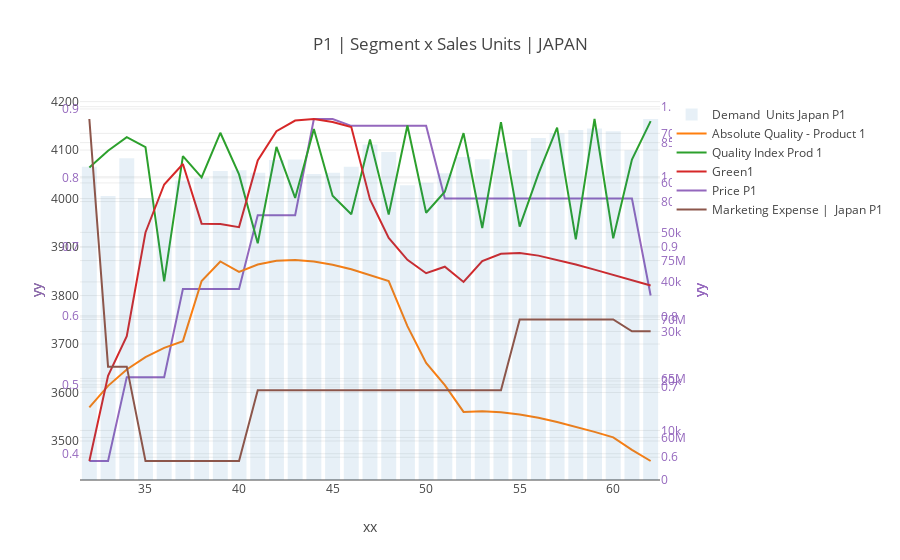
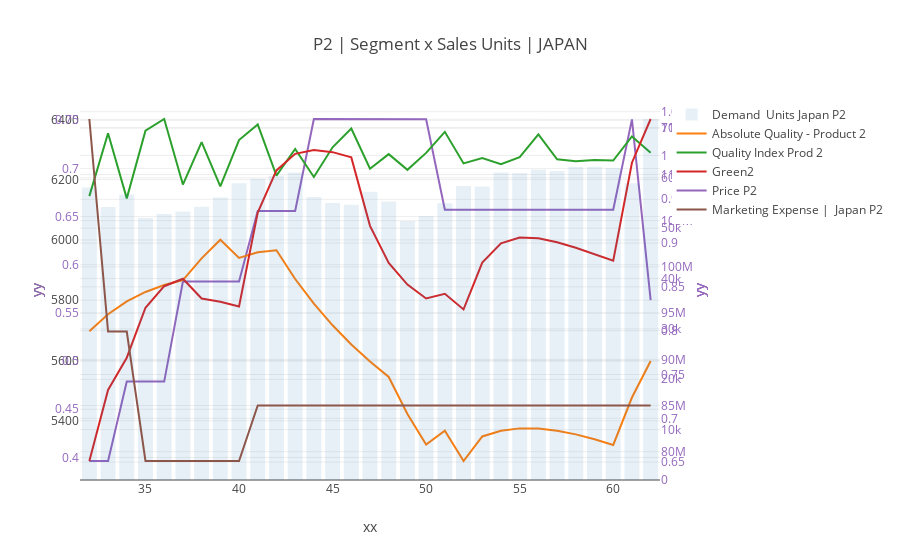
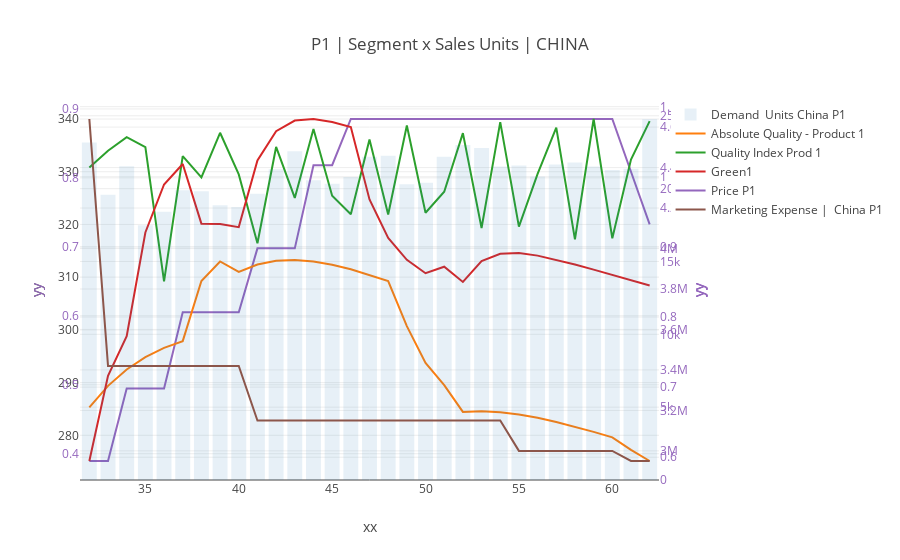
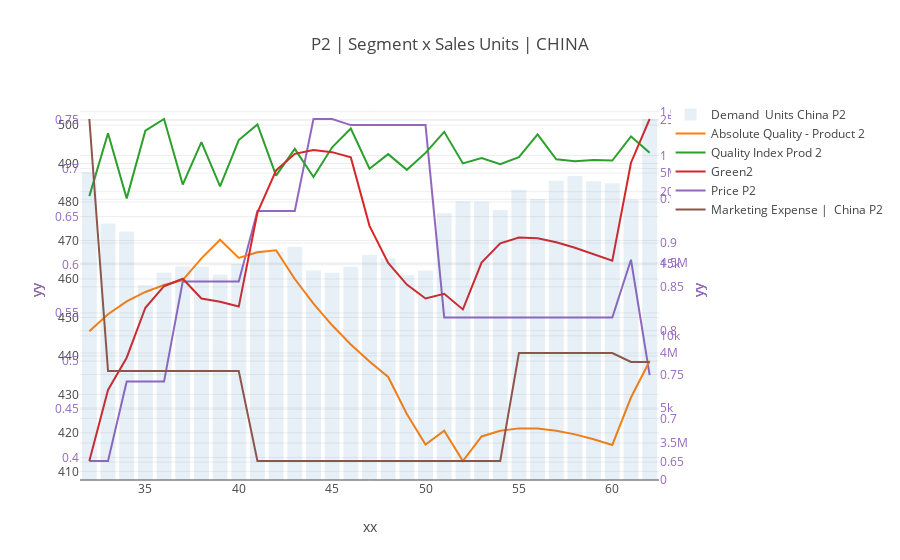

Notebook cell for these charts, in order:
### Markdown cell above
One reliable method of predicting future sales and customer preferences is to analyze historical data carefully.  As a rule, consumer preferences and macroeconomic data that were true when the historical data was collected, remain true going forward and, in general, will not change.  Therefore, time devoted to “mining past data” is time well spent.  <br /><br />
Trends in Consumer Preferences
Customers base their purchasing decisions on the following factors:
	Relative Price
	Marketing budget
	Relative Quality
	Absolute Quality
	Green Level 
	Availability
	History
	Company Image

### Code cell
import re

# Our History

# asd



########################################
# df_public_companies.xs(attr, level=1).values
for country in ['JAPAN', 'CHINA', 'U.S.', 'U.K.', 'GERMAN', 'MEXICO']:
    for prod in ['1', '2']:

        #price data is in this table
        pt = df_public_countries.pivot_table(index='period', columns='Attribute', values=country)

        #.title()#convert to init caps
        d=[]
        d.append(Bar(
            x=pt.index.values, 
            y=df_private.xs(re.sub('[.]', '', 'Demand  Units '+country.title()+' P'+prod), level=1).values.flatten(),
            name='Demand  Units '+country.title()+' P'+prod,
            yaxis='y4',
            opacity=0.1))
        d.append(Scatter(
            x=df_private.index.levels[0].values, 
            y=df_private.xs('Absolute Quality - Product '+prod, level=1).values.flatten(),
            name='Absolute Quality - Product '+prod,
            yaxis='y2'))
        d.append(Scatter(
            x=df_private.index.levels[0].values, 
            y=df_public_companies.xs('Quality Index Prod '+prod, level=1).values.flatten(),
            name='Quality Index Prod '+prod,
            yaxis='y2'))
        d.append(Scatter(
            x=df_private.index.levels[0].values, 
            y=df_private.xs('GreenP'+prod, level=1).values.flatten(),
            name='Green'+prod,
            yaxis='y3'))
        d.append(Scatter(
            x=df_private.index.levels[0].values, 
            y=pt["Price company 1 P"+prod].values,
            name='Price P'+prod,
            yaxis='y1'))
        d.append(Scatter(
            x=pt.index.values,
            y=pt["Marketing Expense P"+prod].values,
#             y=df_private.xs(re.sub('German', 'Germany', re.sub('[.]', '', 
#                                    'Mkt Exp '+country.title()+' P'+prod)), 
#                                     level=1).values.flatten(),
            name='Marketing Expense |  '+country.title()+' P'+prod,
            yaxis='y5'))
        
#         d.append(Scatter(
#             x=df_private.index.levels[0].values, 
#             y=df_private.xs('Research & Development', level=1).values.flatten(),
#             name='Research & Development',
#             yaxis='y1'))


# Demand  Units Japan P1
# Demand  Units Mexico P1
# Demand  Units China P1
# Demand  Units UK P1
# Demand  Units German P1
# Demand  Units US P1
#     'Mkt Exp China P1', 'Mkt Exp China P2',
#        'Mkt Exp Germany P1', 'Mkt Exp Germany P2', 'Mkt Exp Japan P1',
#        'Mkt Exp Japan P2', 'Mkt Exp Mexico P1', 'Mkt Exp Mexico P2',
#        'Mkt Exp UK P1', 'Mkt Exp UK P2', 'Mkt Exp US P1', 'Mkt Exp US P2',


#                     y=pt["Price company "+str(co)+" P"+prod].values,
            
        data = Data(d)


        layout=Layout(
                xaxis=dict(
                    title='xx'
                ),
                yaxis=dict(
                    title='yy'
                ),
                yaxis2=dict(
                    title='yy',
                    titlefont=dict(
                        color='rgb(148, 103, 189)'
                    ),
                    tickfont=dict(
                        color='rgb(148, 103, 189)'
                    ),
                    overlaying='y',
                    side='right'
                ),
                yaxis3=dict(
                    title='yy',
                    titlefont=dict(
                        color='rgb(148, 103, 189)'
                    ),
                    tickfont=dict(
                        color='rgb(148, 103, 189)'
                    ),
                    overlaying='y',
                    side='left'
                ),
                yaxis4=dict(
                    title='yy',
                    titlefont=dict(
                        color='rgb(148, 103, 189)'
                    ),
                    tickfont=dict(
                        color='rgb(148, 103, 189)'
                    ),
                    overlaying='y',
                    side='right'
                ),
                yaxis5=dict(
                    title='yy',
                    titlefont=dict(
                        color='rgb(148, 103, 189)'
                    ),
                    tickfont=dict(
                        color='rgb(148, 103, 189)'
                    ),
                    overlaying='y',
                    side='right'
                ),
                title= 'P'+prod+' | Segment x Sales Units | '+country)

        fig = Figure(data=data, layout=layout)
        iplot(fig)
# display(df_public_companies.xs('Cash and Securities', level=1).values[-1])
display(df_private.index.levels[1].values)
display(df_private.index.levels[0].values)
curp=df_public_companies.index.levels[0].values[-1]
# asd=df_public_companies.pivot_table(index='Attribute', columns='period')

### Figure 1 — Plotly figure (JSON) as saved in the notebook; plotly's stock layout.template omitted (floating-point values rounded to 4 significant figures; data arrays with more than 128 entries replaced by an {"elided": "..."} marker saying what was removed)
{"data": [{"name": "Demand  Units Japan P1", "opacity": 0.1, "type": "bar", "x": [32, 33, 34, 35, 36, 37, 38, 39, 40, 41, 42, 43, 44, 45, 46, 47, 48, 49, 50, 51, 52, 53, 54, 55, 56, 57, 58, 59, 60, 61, 62], "y": [63246, 57368, 64972, 56896, 56791, 60513, 61045, 62405, 62561, 62040, 64636, 64736, 61804, 62048, 63260, 67756, 66259, 59520, 60032, 61964, 65222, 64760, 66129, 66627, 69056, 70030, 70710, 70994, 70439, 66607, 72909], "yaxis": "y4"}, {"name": "Absolute Quality - Product 1", "type": "scatter", "x": [32, 33, 34, 35, 36, 37, 38, 39, 40, 41, 42, 43, 44, 45, 46, 47, 48, 49, 50, 51, 52, 53, 54, 55, 56, 57, 58, 59, 60, 61, 62], "y": [0.6712, 0.7018, 0.7251, 0.7428, 0.7559, 0.7655, 0.8512, 0.8792, 0.8643, 0.8748, 0.8801, 0.8813, 0.8792, 0.8746, 0.8682, 0.8603, 0.8513, 0.787, 0.7345, 0.7027, 0.6646, 0.6657, 0.6643, 0.661, 0.6562, 0.6503, 0.6435, 0.6362, 0.6283, 0.6105, 0.5946], "yaxis": "y2"}, {"name": "Quality Index Prod 1", "type": "scatter", "x": [32, 33, 34, 35, 36, 37, 38, 39, 40, 41, 42, 43, 44, 45, 46, 47, 48, 49, 50, 51, 52, 53, 54, 55, 56, 57, 58, 59, 60, 61, 62], "y": {"elided": "155 float values"}, "yaxis": "y2"}, {"name": "Green1", "type": "scatter", "x": [32, 33, 34, 35, 36, 37, 38, 39, 40, 41, 42, 43, 44, 45, 46, 47, 48, 49, 50, 51, 52, 53, 54, 55, 56, 57, 58, 59, 60, 61, 62], "y": [0.3895, 0.5129, 0.5705, 0.7208, 0.7904, 0.8201, 0.7336, 0.7332, 0.7286, 0.8254, 0.8677, 0.8831, 0.8854, 0.8812, 0.8738, 0.7687, 0.7128, 0.6812, 0.6617, 0.6712, 0.6491, 0.6792, 0.6899, 0.6909, 0.6873, 0.6814, 0.6744, 0.667, 0.6593, 0.6517, 0.644], "yaxis": "y3"}, {"name": "Price P1", "type": "scatter", "x": [32, 33, 34, 35, 36, 37, 38, 39, 40, 41, 42, 43, 44, 45, 46, 47, 48, 49, 50, 51, 52, 53, 54, 55, 56, 57, 58, 59, 60, 61, 62], "y": [3459.0, 3459.0, 3632.0, 3632.0, 3632.0, 3813.0, 3813.0, 3813.0, 3813.0, 3966.0, 3966.0, 3966.0, 4164.0, 4164.0, 4150, 4150, 4150, 4150, 4150, 4000, 4000, 4000, 4000, 4000, 4000, 4000, 4000, 4000, 4000, 4000.0, 3800], "yaxis": "y1"}, {"name": "Marketing Expense |  Japan P1", "type": "scatter", "x": [32, 33, 34, 35, 36, 37, 38, 39, 40, 41, 42, 43, 44, 45, 46, 47, 48, 49, 50, 51, 52, 53, 54, 55, 56, 57, 58, 59, 60, 61, 62], "y": [86999880, 66000201, 65999824, 58000054, 57999920, 57999920, 58000054, 58000054, 58000054, 63999990, 63999990, 63999811, 63999990, 63999990, 63999811, 63999990, 63999811, 63999990, 63999811, 64000112, 63999811, 63999811, 63999990, 70000200, 69999930, 70000200, 69999930, 69999930, 70000200, 68999831, 69000120], "yaxis": "y5"}], "layout": {"title": "P1 | Segment x Sales Units | JAPAN", "xaxis": {"title": "xx"}, "yaxis": {"title": "yy"}, "yaxis2": {"overlaying": "y", "side": "right", "tickfont": {"color": "rgb(148, 103, 189)"}, "title": "yy", "titlefont": {"color": "rgb(148, 103, 189)"}}, "yaxis3": {"overlaying": "y", "side": "left", "tickfont": {"color": "rgb(148, 103, 189)"}, "title": "yy", "titlefont": {"color": "rgb(148, 103, 189)"}}, "yaxis4": {"overlaying": "y", "side": "right", "tickfont": {"color": "rgb(148, 103, 189)"}, "title": "yy", "titlefont": {"color": "rgb(148, 103, 189)"}}, "yaxis5": {"overlaying": "y", "side": "right", "tickfont": {"color": "rgb(148, 103, 189)"}, "title": "yy", "titlefont": {"color": "rgb(148, 103, 189)"}}}}

### Figure 2 — Plotly figure (JSON) as saved in the notebook; plotly's stock layout.template omitted (floating-point values rounded to 4 significant figures; data arrays with more than 128 entries replaced by an {"elided": "..."} marker saying what was removed)
{"data": [{"name": "Demand  Units Japan P2", "opacity": 0.1, "type": "bar", "x": [32, 33, 34, 35, 36, 37, 38, 39, 40, 41, 42, 43, 44, 45, 46, 47, 48, 49, 50, 51, 52, 53, 54, 55, 56, 57, 58, 59, 60, 61, 62], "y": [58062, 54189, 56708, 52011, 52812, 53318, 54279, 56088, 58930, 59803, 60435, 61053, 56205, 55015, 54666, 57251, 55304, 51451, 52416, 54951, 58385, 58295, 61054, 60921, 61675, 61354, 62186, 62212, 61966, 58925, 71688], "yaxis": "y4"}, {"name": "Absolute Quality - Product 2", "type": "scatter", "x": [32, 33, 34, 35, 36, 37, 38, 39, 40, 41, 42, 43, 44, 45, 46, 47, 48, 49, 50, 51, 52, 53, 54, 55, 56, 57, 58, 59, 60, 61, 62], "y": [0.7993, 0.8187, 0.8333, 0.8442, 0.8522, 0.8578, 0.8826, 0.9039, 0.883, 0.8896, 0.8917, 0.859, 0.8308, 0.8062, 0.7843, 0.7648, 0.7471, 0.705, 0.67, 0.6858, 0.6513, 0.6793, 0.6858, 0.6885, 0.6883, 0.6859, 0.6817, 0.6761, 0.6696, 0.7237, 0.7655], "yaxis": "y2"}, {"name": "Quality Index Prod 2", "type": "scatter", "x": [32, 33, 34, 35, 36, 37, 38, 39, 40, 41, 42, 43, 44, 45, 46, 47, 48, 49, 50, 51, 52, 53, 54, 55, 56, 57, 58, 59, 60, 61, 62], "y": {"elided": "155 float values"}, "yaxis": "y2"}, {"name": "Green2", "type": "scatter", "x": [32, 33, 34, 35, 36, 37, 38, 39, 40, 41, 42, 43, 44, 45, 46, 47, 48, 49, 50, 51, 52, 53, 54, 55, 56, 57, 58, 59, 60, 61, 62], "y": [0.3963, 0.47, 0.5035, 0.5554, 0.5777, 0.5855, 0.565, 0.5616, 0.5566, 0.6542, 0.698, 0.7151, 0.7192, 0.7169, 0.7115, 0.6404, 0.6018, 0.5794, 0.5649, 0.5698, 0.5536, 0.6022, 0.6223, 0.6284, 0.6275, 0.6234, 0.6176, 0.6111, 0.6042, 0.7059, 0.7513], "yaxis": "y3"}, {"name": "Price P2", "type": "scatter", "x": [32, 33, 34, 35, 36, 37, 38, 39, 40, 41, 42, 43, 44, 45, 46, 47, 48, 49, 50, 51, 52, 53, 54, 55, 56, 57, 58, 59, 60, 61, 62], "y": [5267.0, 5267.0, 5530.0, 5530.0, 5530.0, 5862.0, 5862.0, 5862.0, 5862.0, 6096.0, 6096.0, 6096.0, 6401.0, 6401.0, 6400, 6400, 6400, 6400, 6400, 6100, 6100, 6100, 6100, 6100, 6100, 6100, 6100, 6100, 6100, 6400, 5800], "yaxis": "y1"}, {"name": "Marketing Expense |  Japan P2", "type": "scatter", "x": [32, 33, 34, 35, 36, 37, 38, 39, 40, 41, 42, 43, 44, 45, 46, 47, 48, 49, 50, 51, 52, 53, 54, 55, 56, 57, 58, 59, 60, 61, 62], "y": [115999928, 93000042, 93000072, 78999871, 79000152, 79000152, 78999871, 78999871, 78999871, 85000050, 85000050, 84999895, 85000050, 85000050, 84999895, 85000050, 84999895, 85000050, 84999895, 85000080, 84999895, 84999895, 85000050, 85000050, 84999915, 85000050, 84999915, 84999915, 85000050, 84999895, 85000050], "yaxis": "y5"}], "layout": {"title": "P2 | Segment x Sales Units | JAPAN", "xaxis": {"title": "xx"}, "yaxis": {"title": "yy"}, "yaxis2": {"overlaying": "y", "side": "right", "tickfont": {"color": "rgb(148, 103, 189)"}, "title": "yy", "titlefont": {"color": "rgb(148, 103, 189)"}}, "yaxis3": {"overlaying": "y", "side": "left", "tickfont": {"color": "rgb(148, 103, 189)"}, "title": "yy", "titlefont": {"color": "rgb(148, 103, 189)"}}, "yaxis4": {"overlaying": "y", "side": "right", "tickfont": {"color": "rgb(148, 103, 189)"}, "title": "yy", "titlefont": {"color": "rgb(148, 103, 189)"}}, "yaxis5": {"overlaying": "y", "side": "right", "tickfont": {"color": "rgb(148, 103, 189)"}, "title": "yy", "titlefont": {"color": "rgb(148, 103, 189)"}}}}

### Figure 3 — Plotly figure (JSON) as saved in the notebook; plotly's stock layout.template omitted (floating-point values rounded to 4 significant figures; data arrays with more than 128 entries replaced by an {"elided": "..."} marker saying what was removed)
{"data": [{"name": "Demand  Units China P1", "opacity": 0.1, "type": "bar", "x": [32, 33, 34, 35, 36, 37, 38, 39, 40, 41, 42, 43, 44, 45, 46, 47, 48, 49, 50, 51, 52, 53, 54, 55, 56, 57, 58, 59, 60, 61, 62], "y": [23174, 19580, 21539, 17492, 18422, 19892, 19813, 18867, 18747, 19650, 21325, 22560, 20577, 20336, 20803, 22194, 22259, 20301, 20411, 22192, 23002, 22790, 21521, 21592, 20834, 21658, 21795, 21521, 21284, 21368, 24781], "yaxis": "y4"}, {"name": "Absolute Quality - Product 1", "type": "scatter", "x": [32, 33, 34, 35, 36, 37, 38, 39, 40, 41, 42, 43, 44, 45, 46, 47, 48, 49, 50, 51, 52, 53, 54, 55, 56, 57, 58, 59, 60, 61, 62], "y": [0.6712, 0.7018, 0.7251, 0.7428, 0.7559, 0.7655, 0.8512, 0.8792, 0.8643, 0.8748, 0.8801, 0.8813, 0.8792, 0.8746, 0.8682, 0.8603, 0.8513, 0.787, 0.7345, 0.7027, 0.6646, 0.6657, 0.6643, 0.661, 0.6562, 0.6503, 0.6435, 0.6362, 0.6283, 0.6105, 0.5946], "yaxis": "y2"}, {"name": "Quality Index Prod 1", "type": "scatter", "x": [32, 33, 34, 35, 36, 37, 38, 39, 40, 41, 42, 43, 44, 45, 46, 47, 48, 49, 50, 51, 52, 53, 54, 55, 56, 57, 58, 59, 60, 61, 62], "y": {"elided": "155 float values"}, "yaxis": "y2"}, {"name": "Green1", "type": "scatter", "x": [32, 33, 34, 35, 36, 37, 38, 39, 40, 41, 42, 43, 44, 45, 46, 47, 48, 49, 50, 51, 52, 53, 54, 55, 56, 57, 58, 59, 60, 61, 62], "y": [0.3895, 0.5129, 0.5705, 0.7208, 0.7904, 0.8201, 0.7336, 0.7332, 0.7286, 0.8254, 0.8677, 0.8831, 0.8854, 0.8812, 0.8738, 0.7687, 0.7128, 0.6812, 0.6617, 0.6712, 0.6491, 0.6792, 0.6899, 0.6909, 0.6873, 0.6814, 0.6744, 0.667, 0.6593, 0.6517, 0.644], "yaxis": "y3"}, {"name": "Price P1", "type": "scatter", "x": [32, 33, 34, 35, 36, 37, 38, 39, 40, 41, 42, 43, 44, 45, 46, 47, 48, 49, 50, 51, 52, 53, 54, 55, 56, 57, 58, 59, 60, 61, 62], "y": [275.1, 275.1, 288.9, 288.9, 288.9, 303.3, 303.3, 303.3, 303.3, 315.5, 315.5, 315.5, 331.2, 331.2, 340, 340, 340, 340, 340, 340, 340, 340, 340, 340, 340, 340, 340, 340, 340, 330, 320], "yaxis": "y1"}, {"name": "Marketing Expense |  China P1", "type": "scatter", "x": [32, 33, 34, 35, 36, 37, 38, 39, 40, 41, 42, 43, 44, 45, 46, 47, 48, 49, 50, 51, 52, 53, 54, 55, 56, 57, 58, 59, 60, 61, 62], "y": [4640000.0, 3420000.0, 3420000.0, 3420000.0, 3420000.0, 3420011, 3420011, 3420000.0, 3420000, 3150004, 3150004, 3150000.0, 3150000.0, 3150000.0, 3150000.0, 3150000.0, 3150004, 3150000.0, 3150004, 3149993, 3149993, 3149993, 3150004, 2999997, 3000000, 2999997, 2999992, 2999997, 3000010, 2950000.0, 2950000.0], "yaxis": "y5"}], "layout": {"title": "P1 | Segment x Sales Units | CHINA", "xaxis": {"title": "xx"}, "yaxis": {"title": "yy"}, "yaxis2": {"overlaying": "y", "side": "right", "tickfont": {"color": "rgb(148, 103, 189)"}, "title": "yy", "titlefont": {"color": "rgb(148, 103, 189)"}}, "yaxis3": {"overlaying": "y", "side": "left", "tickfont": {"color": "rgb(148, 103, 189)"}, "title": "yy", "titlefont": {"color": "rgb(148, 103, 189)"}}, "yaxis4": {"overlaying": "y", "side": "right", "tickfont": {"color": "rgb(148, 103, 189)"}, "title": "yy", "titlefont": {"color": "rgb(148, 103, 189)"}}, "yaxis5": {"overlaying": "y", "side": "right", "tickfont": {"color": "rgb(148, 103, 189)"}, "title": "yy", "titlefont": {"color": "rgb(148, 103, 189)"}}}}

### Figure 4 — Plotly figure (JSON) as saved in the notebook; plotly's stock layout.template omitted (floating-point values rounded to 4 significant figures; data arrays with more than 128 entries replaced by an {"elided": "..."} marker saying what was removed)
{"data": [{"name": "Demand  Units China P2", "opacity": 0.1, "type": "bar", "x": [32, 33, 34, 35, 36, 37, 38, 39, 40, 41, 42, 43, 44, 45, 46, 47, 48, 49, 50, 51, 52, 53, 54, 55, 56, 57, 58, 59, 60, 61, 62], "y": [21358, 17802, 17239, 13510, 14399, 14811, 14792, 14255, 14991, 15920, 15837, 16181, 14533, 14380, 14801, 15606, 15384, 14197, 14535, 18509, 19339, 19299, 18733, 20143, 19499, 20754, 21085, 20719, 20592, 19450, 25043], "yaxis": "y4"}, {"name": "Absolute Quality - Product 2", "type": "scatter", "x": [32, 33, 34, 35, 36, 37, 38, 39, 40, 41, 42, 43, 44, 45, 46, 47, 48, 49, 50, 51, 52, 53, 54, 55, 56, 57, 58, 59, 60, 61, 62], "y": [0.7993, 0.8187, 0.8333, 0.8442, 0.8522, 0.8578, 0.8826, 0.9039, 0.883, 0.8896, 0.8917, 0.859, 0.8308, 0.8062, 0.7843, 0.7648, 0.7471, 0.705, 0.67, 0.6858, 0.6513, 0.6793, 0.6858, 0.6885, 0.6883, 0.6859, 0.6817, 0.6761, 0.6696, 0.7237, 0.7655], "yaxis": "y2"}, {"name": "Quality Index Prod 2", "type": "scatter", "x": [32, 33, 34, 35, 36, 37, 38, 39, 40, 41, 42, 43, 44, 45, 46, 47, 48, 49, 50, 51, 52, 53, 54, 55, 56, 57, 58, 59, 60, 61, 62], "y": {"elided": "155 float values"}, "yaxis": "y2"}, {"name": "Green2", "type": "scatter", "x": [32, 33, 34, 35, 36, 37, 38, 39, 40, 41, 42, 43, 44, 45, 46, 47, 48, 49, 50, 51, 52, 53, 54, 55, 56, 57, 58, 59, 60, 61, 62], "y": [0.3963, 0.47, 0.5035, 0.5554, 0.5777, 0.5855, 0.565, 0.5616, 0.5566, 0.6542, 0.698, 0.7151, 0.7192, 0.7169, 0.7115, 0.6404, 0.6018, 0.5794, 0.5649, 0.5698, 0.5536, 0.6022, 0.6223, 0.6284, 0.6275, 0.6234, 0.6176, 0.6111, 0.6042, 0.7059, 0.7513], "yaxis": "y3"}, {"name": "Price P2", "type": "scatter", "x": [32, 33, 34, 35, 36, 37, 38, 39, 40, 41, 42, 43, 44, 45, 46, 47, 48, 49, 50, 51, 52, 53, 54, 55, 56, 57, 58, 59, 60, 61, 62], "y": [412.7, 412.7, 433.3, 433.3, 433.3, 459.3, 459.3, 459.3, 459.3, 477.7, 477.7, 477.7, 501.6, 501.6, 500, 500, 500, 500, 500, 450, 450, 450, 450, 450, 450, 450, 450, 450, 450, 465, 435], "yaxis": "y1"}, {"name": "Marketing Expense |  China P2", "type": "scatter", "x": [32, 33, 34, 35, 36, 37, 38, 39, 40, 41, 42, 43, 44, 45, 46, 47, 48, 49, 50, 51, 52, 53, 54, 55, 56, 57, 58, 59, 60, 61, 62], "y": [5300000.0, 3900006, 3900006, 3900000.0, 3900000.0, 3900015, 3900015, 3900000.0, 3900000, 3400007, 3400007, 3400000.0, 3400000, 3400000.0, 3400000.0, 3400000, 3400007, 3400000.0, 3400007, 3399998, 3399998, 3399998, 3400007, 3999996, 4000000, 3999996, 4000000.0, 3999996, 4000000.0, 3950000.0, 3949998], "yaxis": "y5"}], "layout": {"title": "P2 | Segment x Sales Units | CHINA", "xaxis": {"title": "xx"}, "yaxis": {"title": "yy"}, "yaxis2": {"overlaying": "y", "side": "right", "tickfont": {"color": "rgb(148, 103, 189)"}, "title": "yy", "titlefont": {"color": "rgb(148, 103, 189)"}}, "yaxis3": {"overlaying": "y", "side": "left", "tickfont": {"color": "rgb(148, 103, 189)"}, "title": "yy", "titlefont": {"color": "rgb(148, 103, 189)"}}, "yaxis4": {"overlaying": "y", "side": "right", "tickfont": {"color": "rgb(148, 103, 189)"}, "title": "yy", "titlefont": {"color": "rgb(148, 103, 189)"}}, "yaxis5": {"overlaying": "y", "side": "right", "tickfont": {"color": "rgb(148, 103, 189)"}, "title": "yy", "titlefont": {"color": "rgb(148, 103, 189)"}}}}
